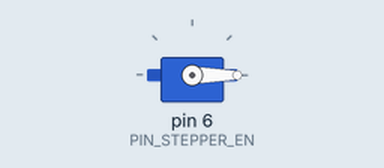
Simulated run of this sketch. Board: Arduino Nano, built with avr-gcc and run on an emulated ATmega328P. Parts: servo.

Above: at 0.05 s.
At 2.05 s:
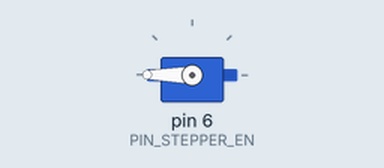
At 4.0 s:
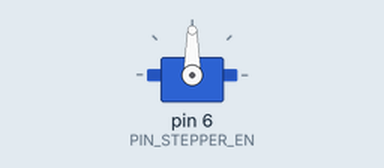
Timing chart, 0 to 5.2 s (numbered marks = the images above):
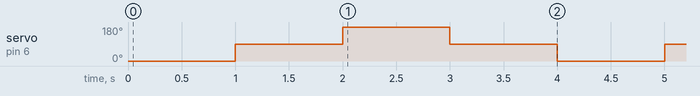

The sketch:

UchuuNeko.ino
```cpp
#include <Servo.h>

Servo Ude;
const int pin_ude = 6;

void setup() {
  // put your setup code here, to run once:
  Ude.attach(pin_ude);
  Serial.begin(9600);
//  Ude.write(90);
//  delay(5000);
}

void loop() {
  // put your main code here, to run repeatedly:
  /*
  int rnd = random(0,180);
  Serial.println(rnd);
  Ude.write(rnd);
  delay(1000);
  // */
  /*
  for(int i = 0; i < 180; i++) {
    Ude.write(i);
    delay(5);
  }
  for(int i = 180; i > 0; i--) {
    Ude.write(i);
    delay(5);
  }
  // */
  Ude.write(0);
  delay(1000);
  Ude.write(90);
  delay(1000);
  Ude.write(180);
  delay(1000);
  Ude.write(90);
  delay(1000);
}
```

main.cpp
```cpp
#include <Arduino.h>
#include <Servo.h>

Servo Arm;

#define PIN_SERVO A1

#define PIN_STEPPER_DIR  4
#define PIN_STEPPER_STEP 5
#define PIN_STEPPER_EN   6

int STEPDIR = 0;

void setup() {
  pinMode(PIN_STEPPER_DIR,  OUTPUT);
  pinMode(PIN_STEPPER_STEP, OUTPUT);
  pinMode(PIN_STEPPER_EN,   OUTPUT);
  Arm.attach(PIN_SERVO);

  digitalWrite(PIN_STEPPER_EN, LOW);
}

void loop() {
  STEPDIR = 1 - STEPDIR;
  digitalWrite(PIN_STEPPER_DIR, STEPDIR);
  Arm.write(STEPDIR * 150 + 15);
  for (size_t i = 0; i < 2000; i++) {
    digitalWrite(PIN_STEPPER_STEP, HIGH);
    // delayMicroseconds(1);
    digitalWrite(PIN_STEPPER_STEP, LOW);
    delayMicroseconds(500);
  }
  delay(250);
}
```

Measured:
- by itself, servo on pin 6 (PIN_STEPPER_EN): repeats every 4.0 s: 180° 1.0 s, 90° 1.0 s, 0° 1.0 s, 90° 1.0 s
